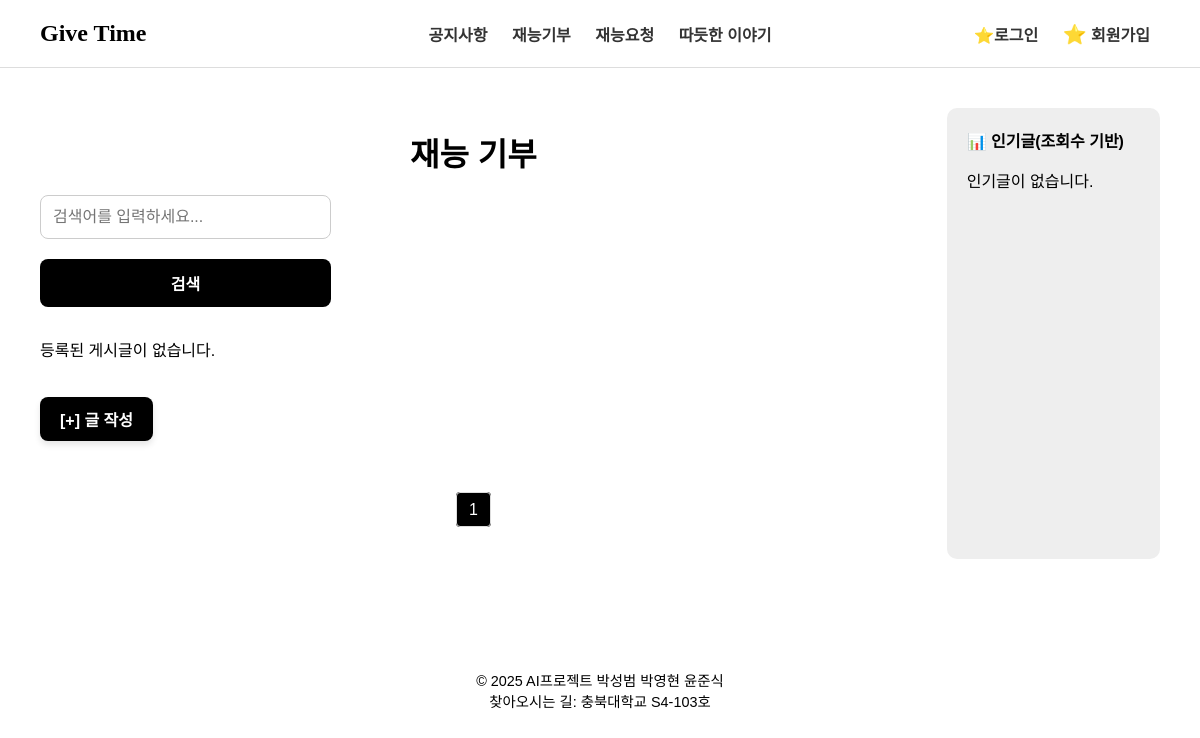
The app's page /posts/donation/, older data.
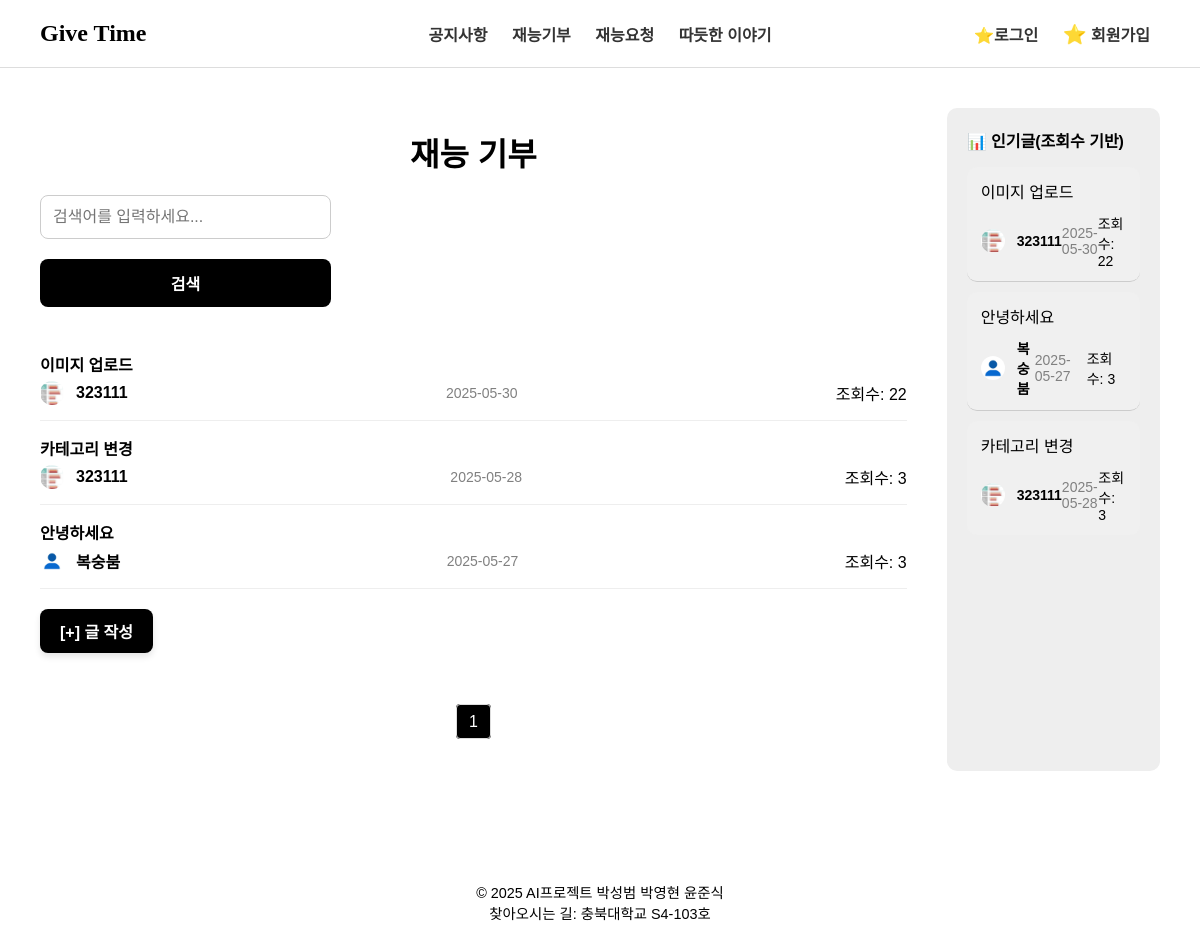
The same page, newer data.
### posts/models.py (models this page shows, shortened)
class Post(models.Model):
    POST_TYPE_CHOICES = [
        ('donation', '재능 기부'),
        ('request', '재능 요청'),
        ('story', '따뜻한 이야기'),
        ('announcement', '공지사항'),
    ]
    CATEGORY_CHOICES = [
        ('education', '교육'),
        ('it', 'IT/개발'),
        ('design', '디자인'),
        ('etc', '기타'),
    ]
    title = models.CharField(max_length=200)
    content = models.TextField()
    post_type = models.CharField(max_length=20, choices=POST_TYPE_CHOICES)
    category = models.CharField(max_length=20, choices=CATEGORY_CHOICES, blank=True, null=True)
    author = models.ForeignKey(settings.AUTH_USER_MODEL, on_delete=models.CASCADE)
    created_at = models.DateTimeField(auto_now_add=True)
    views = models.PositiveIntegerField(default=0)
    image = models.ImageField(upload_to='post_images/', null=True, blank=True)

### account/models.py (models this page shows, shortened)
class CustomUser(AbstractBaseUser, PermissionsMixin):
    email = models.EmailField(unique=True)
    nickname = models.CharField(max_length=30)
    location = models.CharField(max_length=100)
    profile_image = models.ImageField(upload_to='profile_images/', null=True, blank=True)
    about = models.TextField(blank=True, null=True)  # 소개글
    skills = models.TextField(blank=True, null=True)  # 기술 목록
    services = models.TextField(blank=True, null=True)  # 서비스 목록
    is_active = models.BooleanField(default=True)
    is_staff = models.BooleanField(default=False)
    objects = CustomUserManager()
    USERNAME_FIELD = 'email'
    REQUIRED_FIELDS = ['nickname']

### posts/views.py (the view)
# urls.py: path('<str:post_type>/', views.post_list, name='post_list'),
def post_list(request, post_type):
    if post_type not in VALID_POST_TYPES:
        return render(request, '404.html')
    query = request.GET.get('q', '')  # 검색어 파라미터 (없으면 빈 문자열)
    posts = Post.objects.filter(post_type=post_type)
    if query:
        posts = posts.filter(title__icontains=query)  # 제목에 검색어 포함된 게시글만 필터
    posts = posts.order_by('-created_at')
    paginator = Paginator(posts, 10)
    page_number = request.GET.get('page')
    page_obj = paginator.get_page(page_number)
    popular_posts = Post.objects.filter(post_type=post_type, views__gt=0).order_by('-views')[:5]
    return render(request, 'posts/post_list.html', {
        'page_obj': page_obj,
        'popular_posts': popular_posts,
        'post_type': post_type,
        'query': query,  # 템플릿에서 입력값 유지
    })

### posts/templates/posts/post_list.html (shortened to what this page needs)
{% load static %}
<!DOCTYPE html>
<html lang="ko">
  <head>
    <link rel="stylesheet" href="{% static 'posts/board.css' %}" />
  </head>
  <body>
    <div id="header">{% include 'main/header.html' %}</div>
    <div class="container">
      <div class="main">
        <h1>
          {% if post_type == 'donation' %} 재능 기부
          {% elif post_type == 'request' %} 재능 요청
          {% elif post_type == 'story' %} 따뜻한 이야기
          {% elif post_type == 'announcement' %} 공지사항
          {% endif %}
        </h1>
        <div class="search-bar">
          <form method="get">
            <input type="text" name="q" placeholder="검색어를 입력하세요..." value="{{ query }}">
            <button type="submit">검색</button>
          </form>
        </div>
        {% for post in page_obj %}
        <div class="card">
          <a href="{% url 'post_detail' post_type post.id %}">
            <div class="card-title">{{ post.title }}</div>
          </a>
          <div class="card-meta">
            <div class="author-info">
              {% if post.author.profile_image %}
                <img src="{{ post.author.profile_image.url }}" alt="작성자 프로필" class="profile-img-small" />
              {% else %}
                <img src="{% static 'images/default_profile.png' %}" alt="기본 프로필" class="profile-img-small" />
              {% endif %}
              <span class="author">{{ post.author.nickname }}</span>
            </div>
            <span class="date">{{ post.created_at|date:"Y-m-d" }}</span>
            <span>조회수: {{ post.views }}</span>
          </div>
        </div>
        {% empty %}
        <p>등록된 게시글이 없습니다.</p>
        {% endfor %}
        {% if post_type != 'announcement' %}
          <a href="{% url 'post_create' post_type %}" class="create-btn">[+] 글 작성</a>
        {% endif %}
        <div class="pagination">
          {% for num in page_obj.paginator.page_range %}
            {% if page_obj.number == num %}
              <span class="active">{{ num }}</span>
            {% else %}
              <a href="?page={{ num }}">{{ num }}</a>
            {% endif %}
          {% endfor %}
        </div>
      </div>
      <aside class="sidebar">
        <div class="sidebar-title">📊 인기글(조회수 기반)</div>
        {% for post in popular_posts %}
        <div class="sidebar-card">
          <div class="sidebar-card-title">
            <a href="{% url 'post_detail' post_type post.id %}">{{ post.title }}</a>
          </div>
          <div class="sidebar-card-meta">
            <div class="author-info">
              {% if post.author.profile_image %}
                <img src="{{ post.author.profile_image.url }}" alt="작성자 프로필" class="profile-img-small" />
              {% else %}
                <img src="{% static 'images/default_profile.png' %}" alt="기본 프로필" class="profile-img-small" />
              {% endif %}
              <span class="author">{{ post.author.nickname }}</span>
            </div>
            <span class="date">{{ post.created_at|date:"Y-m-d" }}</span>
            <span>조회수: {{ post.views }}</span>
          </div>
        </div>
        {% empty %}
        <p>인기글이 없습니다.</p>
        {% endfor %}
      </aside>
    </div>
    <div id="footer">{% include 'main/footer.html' %}</div>
  </body>
</html>

### main/templates/main/header.html (shortened to what this page needs)
{% load static %}
<!DOCTYPE html>
<html>
  <head>
  </head>
  <body>
    <header>
      <div class="nav-left">
        <div
          class="logo"
          style="
            font-family: 'Georgia', serif;
            font-weight: bold;
            font-size: 1.5em;
          "
        >
          <a
            href="{% url 'main' %}"
            style="text-decoration: none; color: inherit"
            >Give Time</a
          >
        </div>
      </div>
      <div class="nav-center">
        <nav>
          <a href="{% url 'post_list' 'announcement' %}">공지사항</a>
          <a href="{% url 'post_list' 'donation' %}">재능기부</a>
          <a href="{% url 'post_list' 'request' %}">재능요청</a>
          <a href="{% url 'post_list' 'story' %}">따듯한 이야기</a>
        </nav>
      </div>
      <div class="nav-right">
        <nav>
          {% if user.is_authenticated %}
          <a href="#" id="logoutBtn">⭐로그아웃</a>
          <a href="{% url 'mypage:my_page' %}">
            <span style="font-size: 1.2em">⭐</span> 마이페이지
          </a>
          {% else %}
          <a href="#" onclick="openLoginModal()">⭐로그인</a>
          <a href="#" onclick="openSignupModal()">
            <span style="font-size: 1.2em">⭐</span> 회원가입
          </a>
          {% endif %}
        </nav>
      </div>
    </header>
  </body>
</html>

### main/templates/main/footer.html (shortened to what this page needs)
<footer>
{% load static %}
  © 2025 AI프로젝트 박성범 박영현 윤준식<br />
  찾아오시는 길: 충북대학교 S4-103호
</footer>

### posts/static/posts/board.css (style rules this page uses)
body { margin: 0; font-family: "Arial", sans-serif; background-color: #fff; }
header { display: flex; justify-content: space-between; align-items: center; padding: 15px 40px; border-bottom: 1px solid #ddd; }
.logo { font-weight: bold; font-size: 18px; }
nav a { margin: 0 15px; text-decoration: none; color: black; font-weight: bold; }
.container { display: flex; justify-content: space-between; padding: 40px; }
.main { flex: 5; }
h1 { font-size: 32px; margin-bottom: 20px; text-align: center; }
.search-bar { display: flex; margin-bottom: 30px; }
.search-bar input { flex: 1; padding: 12px; font-size: 16px; border: 1px solid #ccc; border-radius: 4px 0 0 4px; }
.search-bar button { padding: 12px 24px; background-color: black; color: white; border: none; border-radius: 0 4px 4px 0; cursor: pointer; }
.card { border-bottom: 1px solid #eee; padding: 15px 0; }
.card a { text-decoration: none; color: inherit; }
.card-title { font-weight: bold; margin-bottom: 5px; }
.card-meta { display: flex; justify-content: space-between; align-items: center; margin-top: 5px; }
.author-info { display: flex; align-items: center; gap: 6px; }
.profile-img-small { width: 30px; height: 30px; border-radius: 50%; object-fit: cover; vertical-align: middle; }
.date { font-size: 14px; color: gray; }
.sidebar { flex: 1; margin-left: 40px; background-color: #eee; border-radius: 10px; padding: 20px; }
.sidebar a { text-decoration: none; color: inherit; }
.sidebar-title { font-weight: bold; font-size: 16px; margin-bottom: 15px; }
.sidebar-card { background-color: #f0f0f0; padding: 12px 14px; border-radius: 10px; margin-bottom: 10px; border-bottom: 1px solid #ccc; }
.sidebar-card-meta { display: flex; justify-content: space-between; align-items: center; font-size: 14px; margin-top: 10px; }
.author { font-weight: bold; }
.date { color: gray; font-size: 13px; }
.sidebar-card:last-child { border-bottom: none; }
.pagination { text-align: center; margin: 40px 0; }
.pagination span, .pagination a { margin: 0 5px; padding: 8px 12px; border: 1px solid #ddd; border-radius: 4px; text-decoration: none; color: black; }
.pagination .active { background-color: black; color: white; }
footer { text-align: center; padding: 30px 10px; background-color: #f9f9f9; font-size: 12px; color: #666; }
.profile-img-small { width: 24px; height: 24px; border-radius: 50%; object-fit: cover; vertical-align: middle; margin-right: 6px; flex-shrink: 0; }
.create-btn { display: inline-block; padding: 10px 20px; margin: 20px 0; background-color: black; color: white; font-weight: bold; text-decoration: none; border-radius: 8px; transition: background-color 0.3s ease; box-shadow: 0 4px 6px rgba(0, 0, 0, 0.1); }
form input[type="text"], form textarea, form select { width: 100%; padding: 12px; font-size: 16px; border: 1px solid #ccc; border-radius: 8px; box-sizing: border-box; margin-bottom: 20px; resize: vertical; }
form button[type="submit"] { width: 100%; padding: 12px; background-color: black; color: white; font-weight: bold; font-size: 16px; border: none; border-radius: 8px; cursor: pointer; transition: background-color 0.3s ease; }

### main/templates/main/header.html (style rules this page uses)
header { display: flex; justify-content: space-between; align-items: center; padding: 20px 40px; background-color: white; border-bottom: 1px solid #ddd; }
.nav-left { display: flex; flex: 1; }
.nav-center { position: absolute; left: 50%; transform: translateX(-50%); display: flex; justify-content: center; }
.nav-right { display: flex; justify-content: flex-end; flex: 1; }
nav a { margin: 0 10px; text-decoration: none; color: #333; font-weight: bold; }
footer { text-align: center; padding: 30px; font-size: 0.9em; color: black; background-color: transparent; margin-top: 40px; }

### main/templates/main/footer.html (style rules this page uses)
footer { text-align: center; padding: 30px; font-size: 0.9em; color: black; background-color: transparent; margin-top: 40px; }

Row changes from the older to the newer data that the page shows:
added Post: title "이미지 업로드", author.profile_image (picture), author.nickname "323111", created_at "2025-05-30", views "22"
added Post: title "카테고리 변경", author.profile_image (picture), author.nickname "323111", created_at "2025-05-28", views "3"
added Post: title "안녕하세요", author.nickname "복숭붐", created_at "2025-05-27", views "3"
Text that changed along with them:
text no longer shown: "등록된 게시글이 없습니다. 인기글이 없습니다."
